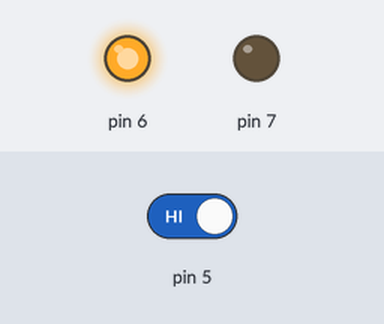
The sketch below on a simulated Arduino Uno, built with avr-gcc and run on an emulated ATmega328P. Shown: output pins drawn as LEDs (lit = HIGH). The test bench sets the inputs (shaded band); at power-on: pin 5 HIGH.

Above: at 1.2 s.
1.3 s: pin 5 driven LOW
At 2.4 s:
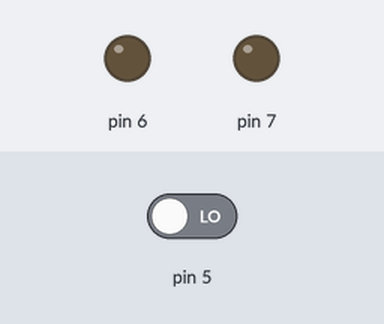
2.8 s: pin 5 driven HIGH
At 3.6 s:
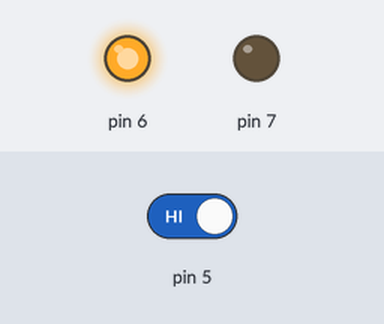
Timing chart, 0 to 5.8 s (numbered marks = the images above; inputs shaded):
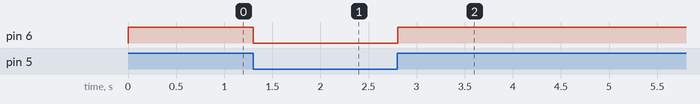

The sketch:

DC_Motor_Code.ino
```cpp
void setup(){
  pinMode(5, INPUT);
  pinMode(6, OUTPUT);
  pinMode(7, OUTPUT);
}

void loop(){
  int a=digitalRead(5);
  if (a==0){
    digitalWrite(6, LOW);
    digitalWrite(7, LOW);
    delay(10);
  }
  else
  {
    digitalWrite(6, HIGH);
    digitalWrite(7, LOW);
    delay(100);
  }
}
```

Measured:
- after the input at 1.3 s, pin 6: HIGH → LOW at once
- after the input at 2.8 s, pin 6: LOW → HIGH at once
